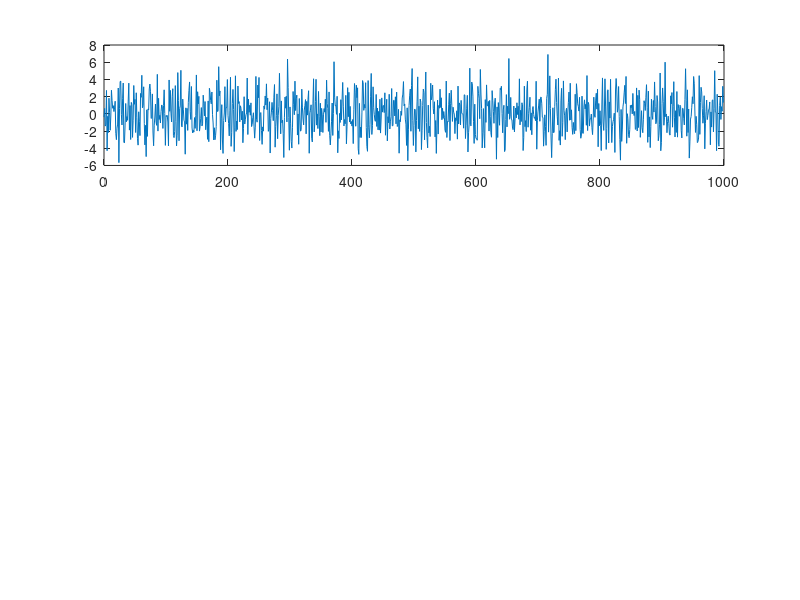

Write MATLAB code to recreate this figure. (Note: this script raises an error after producing the figure.)
clear; close all; clc;

%% Task 1.3.1

N = 1000; % Number of samples
K = 10; % Excited frequencies

n = 0:N-1;

Am = 1; % Amplitude

multisine = 0;

for k = 1:K
    f_k = randi([0, N])/N; % Random frequency
    phi_k = unifrnd(-pi, pi);
    multisine = multisine + Am*cos(2*pi*f_k*n + phi_k);
end

dft_multisine = fft(multisine);

figure;
subplot(3,1,1);
plot(n, multisine);
title('Multisine wave with K = ' + string(K) + ' excited frequencies');
xlabel('Samples');
ylabel('Amplitude');
subplot(3,1,2);
plot(20*log10(abs(dft_multisine)));
title('DFT - magnitude in dB');
xlabel('Frequency (bins)');
ylabel('Magnitude');
subplot(3,1,3);
plot(angle(dft_multisine));
title('DFT - phase');
xlabel('Frequency (bins)');
ylabel('Phase');


%% Task 1.3.2

fs = 100; % Sampling frequency
omega_1 = fs/N;

freqAxis = n*omega_1;

figure;
subplot(2,1,1);
plot(freqAxis, 20*log10(abs(dft_multisine)));
title('DFT - magnitude');
xlabel('Frequency (Hz)');
ylabel('Magnitude');
subplot(2,1,2);
plot(freqAxis, angle(dft_multisine));
title('DFT - phase');
xlabel('Frequency (Hz)');
ylabel('Phase');

%% Task 1.3.3

frequencies = 4*(1:6); % Excited frequencies
fs = 200; % Sampling frequency
t = 1/fs:1/fs:N/fs;

multisine = 0;

for k = 1:length(frequencies)
    phi_k = unifrnd(-pi, pi);
    multisine = multisine + Am*cos(2*pi*frequencies(k)*t + phi_k);
end

dft_multisine = fft(multisine);

omega_1 = fs/N;
freqAxis = n*omega_1;

figure;
subplot(3,1,1);
plot(t, multisine);
title('Multisine wave with excited frequencies: [' + join(string(frequencies), ', ') + '] Hz');
xlabel('Time (s)');
ylabel('Amplitude');
subplot(3,1,2);
plot(freqAxis, 20*log10(abs(dft_multisine)));
title('DFT - magnitude in dB');
xlabel('Frequency (Hz)');
ylabel('Magnitude');
subplot(3,1,3);
plot(freqAxis, angle(dft_multisine));
title('DFT - phase');
xlabel('Frequency (Hz)');
ylabel('Phase');

